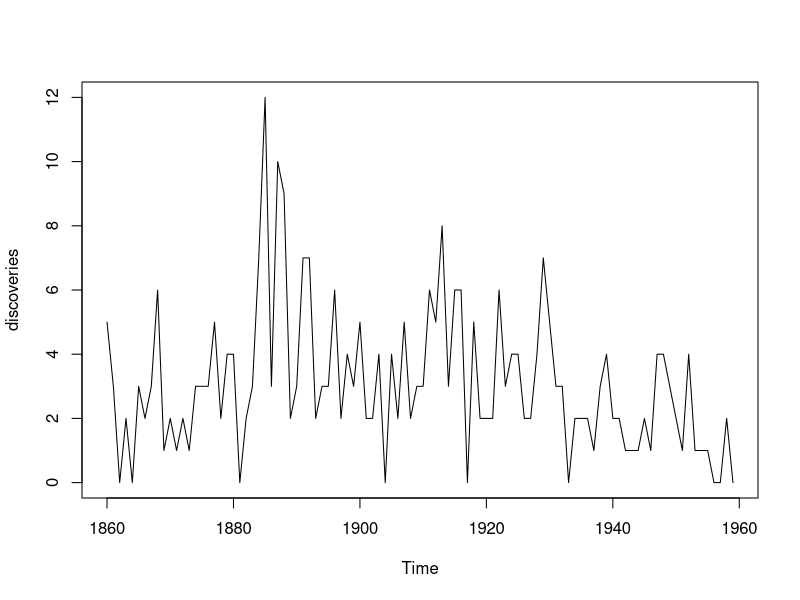
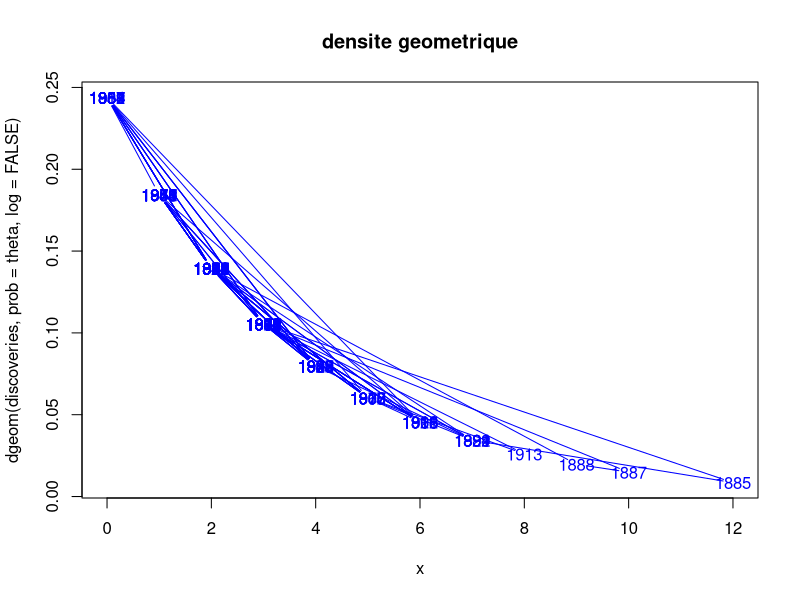
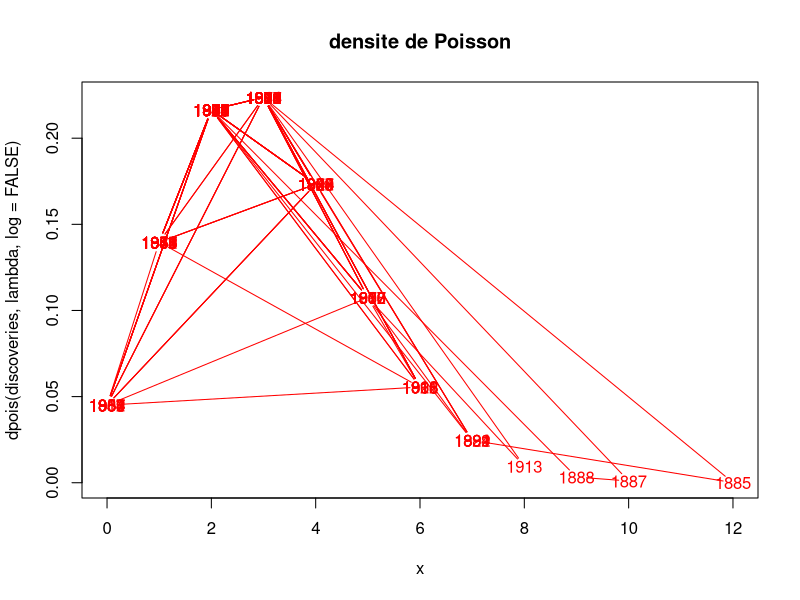
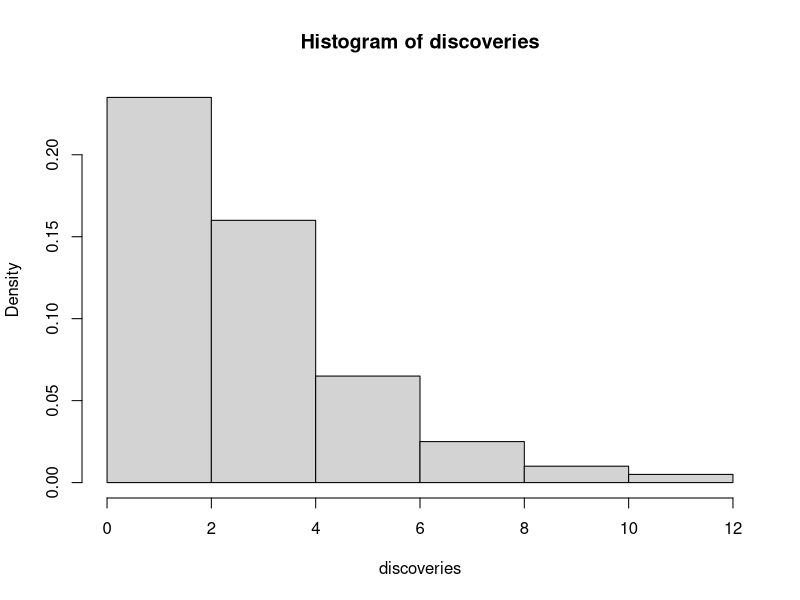
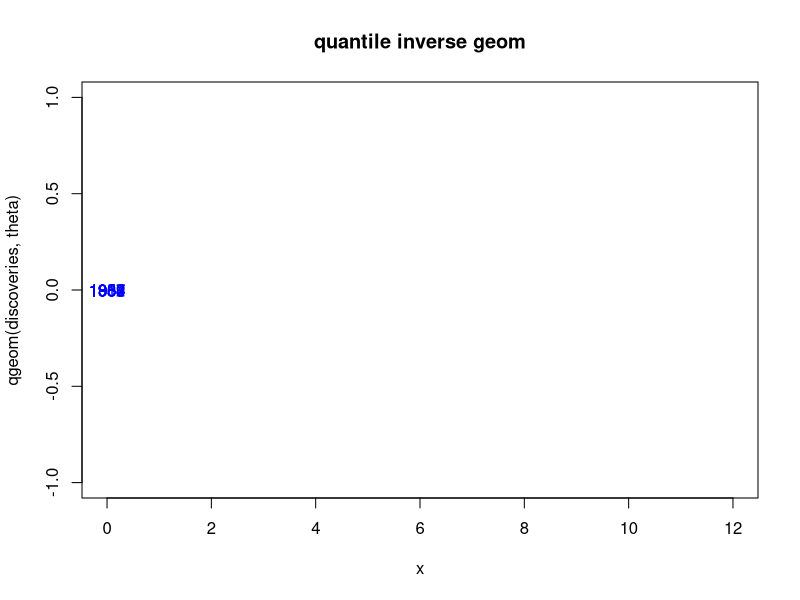
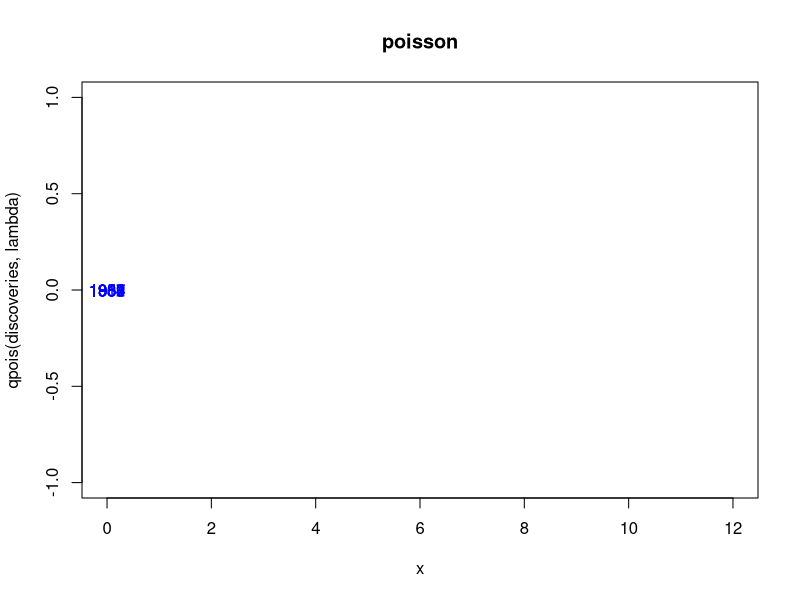

Generate these figures, in order, with R:
## ---- chunk 1
data("discoveries")
plot(discoveries)
## ---- chunk 2
#calcul de la moyenne et de la variance empirique du jeu de donnees
m = mean (discoveries)
v = var (discoveries)
print("moyenne empirique=")
print(m)
print("variance empirique=")
print(v)

#calcul à partir de l'estimateur de la loi géomtrique
n = length(discoveries)
S = 0 
for (i in (1:n)) {
  S <- S + discoveries[i]
}

theta = 1/((1/n)*S +1)
moy_geom = (1/n)*S + 1 ##1/theta
var_geom = (1-theta)/(theta**2)
print ('moyenne geometrique=')
print(moy_geom)
print('variance geometrique=')
print(var_geom)

#calcul à partir de l'estimateur de la loi de Poisson
lambda = (1/n)*S
moy_poisson = lambda
var_poisson = lambda
print('moyenne et variance de Poisson = ')  
print(lambda)

## ---- chunk 3
#d<- density(discoveries)
#View(discoveries)
x = discoveries
plot(x, dgeom(discoveries, prob = theta, log=FALSE), main = 'densite geometrique', col='blue')
plot(x, dpois(discoveries, lambda, log = FALSE), main = 'densite de Poisson', col='red')
hist(discoveries, probability = TRUE)
#lines(d, col='black')

#plot(x,y1,type="l",col="red")
#lines(x,y2,col="green")
## ---- chunk 4
library(ggplot2)
x<-discoveries
plot(x, qgeom(discoveries, theta), main='quantile inverse geom', col='blue')
plot(x, qpois(discoveries, lambda), main='poisson', col='blue')
